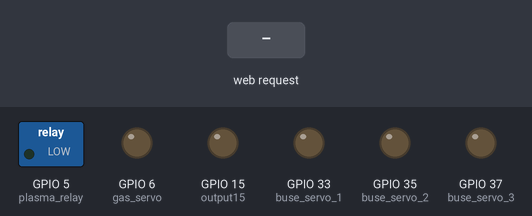
Simulated run of this sketch. Board: ESP32. Parts: switched loads named in the sketch (green lamp = pin HIGH), output pins drawn as LEDs (lit = HIGH). Dashed ring = blinking. The test bench sets the inputs (shaded band). WiFi joins after 1.5 s; servers stay silent unless stated; what the sketch prints to the serial monitor is not drawn.

Above: at 2.7 s.
2.8 s: HTTP request GET /12/on received
At 4.0 s:
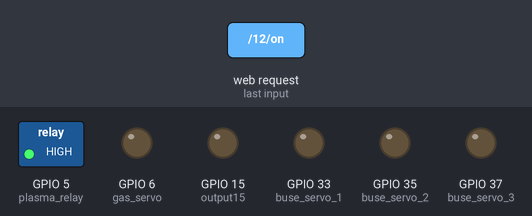
5.8 s: HTTP request GET /14/on received
At 7.0 s:
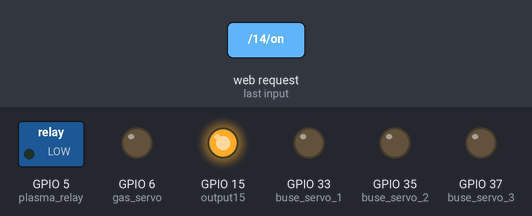
7.3 s: HTTP request GET /12/on received
At 8.5 s:
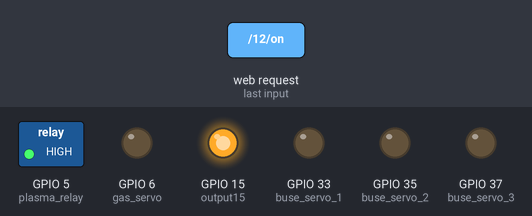
Timing chart, 0 to 10.9 s (numbered marks = the images above; inputs shaded):
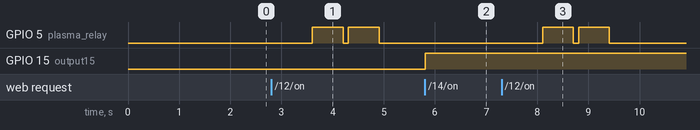

The sketch:

candelight_big_with_server.ino
```cpp
#include <WiFi.h>
#include <Servo.h>

const char* ssid = "REPLACE_WITH_YOUR_SSID";
const char* password = "REPLACE_WITH_YOUR_PASSWORD?";

WiFiServer server(80);

String header;
String output12State = "off";
String output15State = "off";

const int output12 = 12;
const int output15 = 15;

Servo servo1 = Servo();       //servo config
Servo servo2 = Servo();
Servo servo3 = Servo();
Servo servo4 = Servo();
const int servo1Pin = 33;
const int servo2Pin = 35;
const int servo3Pin = 37;
const int servo4Pin = 6;

unsigned long currentTime = millis();

unsigned long previousTime = 0;

const long timeoutTime = 8000;

void setup() {
  Serial.begin(115200);

  pinMode(33, OUTPUT);  // buse servo 1
  pinMode(35, OUTPUT);  // buse servo 2
  pinMode(37, OUTPUT);  // buse servo 3
  pinMode(6, OUTPUT);  // gas servo
  pinMode(5, OUTPUT);   // plasma relay
  pinMode(output15, OUTPUT);
  digitalWrite(5, LOW);
  digitalWrite(output12, LOW);
  digitalWrite(output15, LOW);
  // Connect to Wi-Fi network with SSID and password
  Serial.print("Connecting to ");
  Serial.println(ssid);
  WiFi.begin(ssid, password);
  while (WiFi.status() != WL_CONNECTED) {
    delay(500);
    Serial.print(".");
  }
  // Print local IP address and start web server
  Serial.println("");
  Serial.println("WiFi connected.");
  Serial.println("IP address: ");
  Serial.println(WiFi.localIP());
  server.begin();
}
void loop(){
  WiFiClient client = server.available();   // Listen for incoming clients
  if (client) {                             // If a new client connects,
    currentTime = millis();
    previousTime = currentTime;
    Serial.println("New Client.");          // print a message out in the serial port
    String currentLine = "";                // make a String to hold incoming data from the client
    while (client.connected() && currentTime - previousTime <= timeoutTime) {  // loop while the client's connected
      currentTime = millis();
      if (client.available()) {             // if there's bytes to read from the client,
        char c = client.read();             // read a byte, then
        Serial.write(c);                    // print it out the serial monitor
        header += c;
        if (c == '\n') {                    // if the byte is a newline character
          // if the current line is blank, you got two newline characters in a row.
          // that's the end of the client HTTP request, so send a response:
          if (currentLine.length() == 0) {
            // HTTP headers always start with a response code (e.g. HTTP/1.1 200 OK)
            // and a content-type so the client knows what's coming, then a blank line:
            client.println("HTTP/1.1 200 OK");
            client.println("Content-type:text/html");
            client.println("Connection: close");
            client.println();
            // turns the GPIOs on and off
            if (header.indexOf("GET /12/on") >= 0) {
              Serial.println("GPIO 12 on");
              output12State = "on";
                    servo4.write(servo4Pin, 10);
                    delay(100);
                    servo4.write(servo4Pin, 10);    //gas closing
                    delay(100);
                    //servo1.write(servo1Pin, 0);    //buses opening
                    //servo2.write(servo2Pin, 0);
                    //servo3.write(servo3Pin, 0);
                    delay(600);
                    digitalWrite(5, HIGH);
                    delay(600);
                    digitalWrite(5, LOW);
                    delay(100);
                    digitalWrite(5, HIGH);
                    delay(600);
                    digitalWrite(5, LOW);
                    delay(100);
            } else if (header.indexOf("GET /12/off") >= 0) {
              Serial.println("GPIO 12 off");
              output12State = "off";
                    //servo1.write(servo1Pin, 0);    //buses opening
                    //servo2.write(servo2Pin, 0);
                    //servo3.write(servo3Pin, 0);
                    //delay(400);
                    servo4.write(servo4Pin, 250);  //gas opening
                    delay(100);
                    servo4.write(servo4Pin, 250);
            } else if (header.indexOf("GET /14/on") >= 0) {
              Serial.println("GPIO 14 on");
              output15State = "on";
              digitalWrite(output15, HIGH);
            } else if (header.indexOf("GET /14/off") >= 0) {
              Serial.println("GPIO 14 off");
              output15State = "off";
              digitalWrite(output15, LOW);
            }
            // Display the HTML web page
            client.println("<!DOCTYPE html><html>");
            client.println("<head><meta name=\"viewport\" content=\"width=device-width, initial-scale=1\">");
            client.println("<link rel=\"icon\" href=\"data:,\">");
            // CSS to style the on/off buttons
            // Feel free to change the background-color and font-size attributes to fit your preferences
            client.println("<style>html { font-family: Helvetica; display: inline-block; margin: 0px auto; text-align: center;}");
            client.println(".button { background-color: #4CAF50; border: none; color: white; padding: 16px 40px;");
            client.println("text-decoration: none; font-size: 30px; margin: 2px; cursor: pointer;}");
            client.println(".button2 {background-color: #555555;}</style></head>");
            // Web Page Heading
            client.println("<body><h1>ESP32 Web Server</h1>");
            // Display current state, and ON/OFF buttons for GPIO 12
            client.println("<p>GPIO 12 - State " + output12State + "</p>");
            // If the output12State is off, it displays the ON button
            if (output12State=="off") {
              client.println("<p><a href=\"/12/on\"><button class=\"button\">ON</button></a></p>");
            } else {
              client.println("<p><a href=\"/12/off\"><button class=\"button button2\">OFF</button></a></p>");
            }
            // Display current state, and ON/OFF buttons for GPIO 14
            client.println("<p>GPIO 14 - State " + output15State + "</p>");
            // If the output15State is off, it displays the ON button
            if (output15State=="off") {
              client.println("<p><a href=\"/14/on\"><button class=\"button\">ON</button></a></p>");
            } else {
              client.println("<p><a href=\"/14/off\"><button class=\"button button2\">OFF</button></a></p>");
            }
            client.println("</body></html>");
            // The HTTP response ends with another blank line
            client.println();
            // Break out of the while loop
            break;
          } else { // if you got a newline, then clear currentLine
            currentLine = "";
          }
        } else if (c != '\r') {  // if you got anything else but a carriage return character,
          currentLine += c;      // add it to the end of the currentLine
        }
      }
    }
    // Clear the header variable
    header = "";
    // Close the connection
    client.stop();
    Serial.println("Client disconnected.");
    Serial.println("");
  }
}
```

Measured:
- after the input at 2.8 s, GPIO 5 (plasma_relay): alternates HIGH for 0.60 s and LOW for 0.10 s, starting after 0.81 s
- after the input at 5.8 s, GPIO 15 (output15): LOW → HIGH at once
- after the input at 7.3 s, GPIO 5 (plasma_relay): alternates HIGH for 0.60 s and LOW for 0.10 s, 4 changes in all, then stays LOW, starting after 0.81 s
